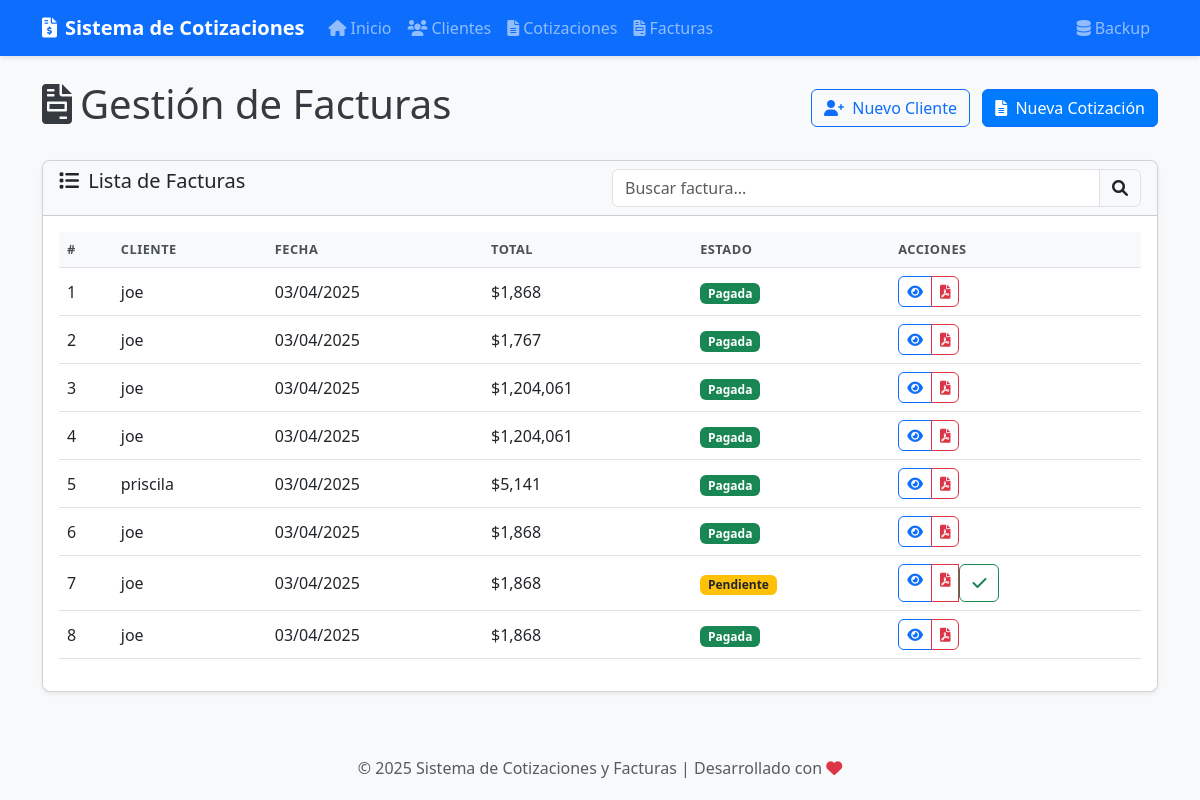
/facturas, run on an earlier commit of the app's database.
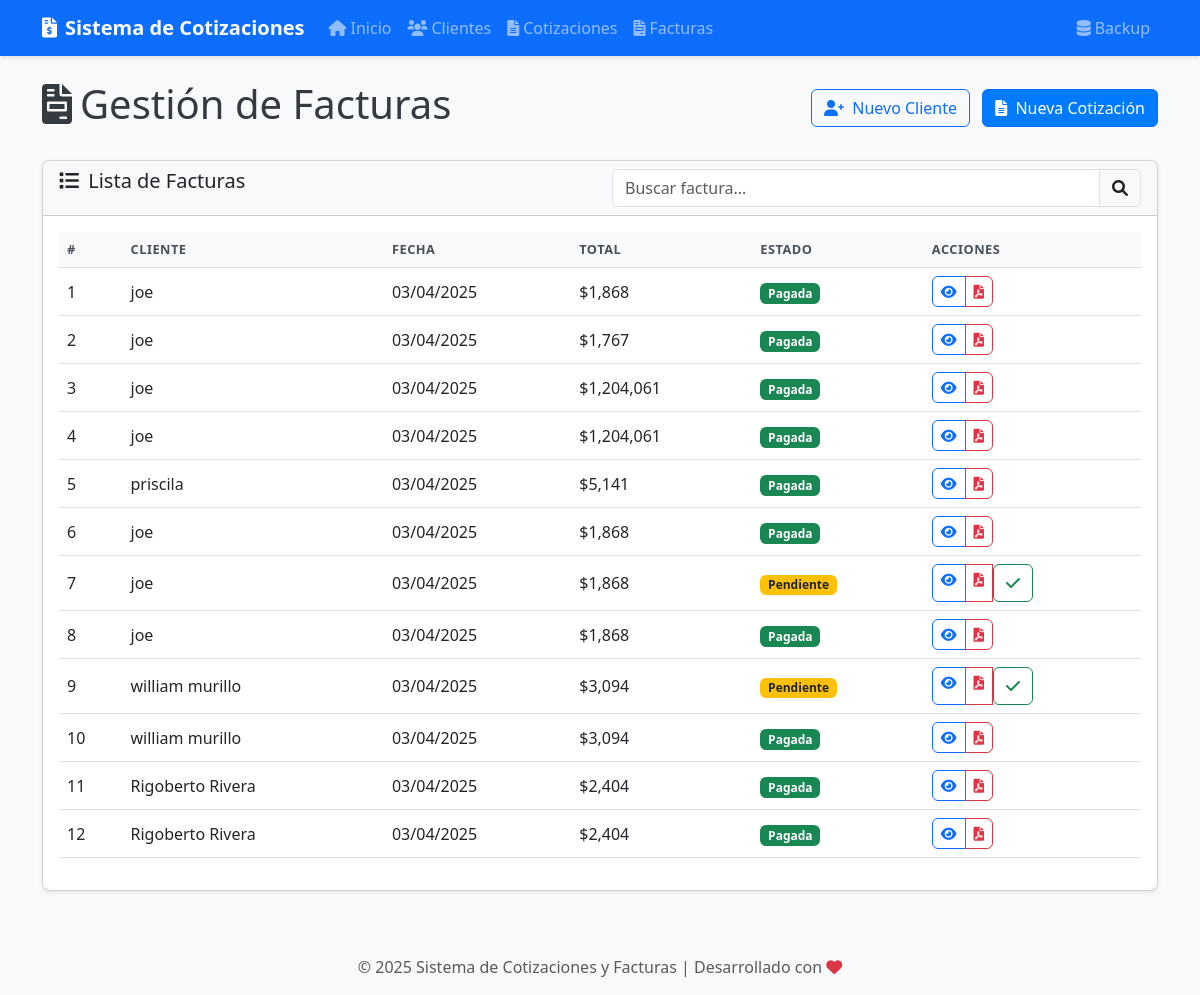
And on a later commit of the database.
### models.py (models this page shows, shortened)
class Factura(db.Model):
    id = db.Column(db.Integer, primary_key=True)
    cliente_id = db.Column(db.Integer, db.ForeignKey('cliente.id'), nullable=False)
    cotizacion_id = db.Column(db.Integer, db.ForeignKey('cotizacion.id'), nullable=True)
    fecha = db.Column(db.DateTime, default=datetime.now)
    fecha_vencimiento = db.Column(db.DateTime, nullable=True)
    descripcion = db.Column(db.Text, nullable=True)
    pagada = db.Column(db.Boolean, default=False)
    fecha_pago = db.Column(db.DateTime, nullable=True)
    items = db.relationship('ItemFactura', backref='factura', lazy=True, cascade="all, delete-orphan")
    @property
    def subtotal(self):
        return sum(item.subtotal for item in self.items)
    @property
    def iva(self):
        return self.subtotal * 0.19  # 19% IVA en Chile
    @property
    def total(self):
        return self.subtotal + self.iva

class Cliente(db.Model):
    id = db.Column(db.Integer, primary_key=True)
    nombre = db.Column(db.String(100), nullable=False)
    email = db.Column(db.String(100), nullable=True)
    telefono = db.Column(db.String(20), nullable=True)
    direccion = db.Column(db.String(200), nullable=True)
    rut = db.Column(db.String(20), nullable=True)
    fecha_creacion = db.Column(db.DateTime, default=datetime.now)
    cotizaciones = db.relationship('Cotizacion', backref='cliente', lazy=True)
    facturas = db.relationship('Factura', backref='cliente', lazy=True)

class ItemFactura(db.Model):
    id = db.Column(db.Integer, primary_key=True)
    factura_id = db.Column(db.Integer, db.ForeignKey('factura.id'), nullable=False)
    nombre = db.Column(db.String(100), nullable=False)
    descripcion = db.Column(db.Text, nullable=True)
    cantidad = db.Column(db.Integer, default=1)
    precio_unitario = db.Column(db.Float, nullable=False)
    @property
    def subtotal(self):
        return self.cantidad * self.precio_unitario

### app.py (the view)
@app.route('/facturas')
def listar_facturas():
    facturas = Factura.query.all()
    return render_template('facturas/listar.html', facturas=facturas)

### templates/facturas/listar.html (shortened to what the changed rows need)
{% extends 'base.html' %}
{% block content %}
<div class="d-flex justify-content-between align-items-center mb-4">
    <h1><i class="fas fa-file-invoice me-2"></i>Gestión de Facturas</h1>
</div>
<div class="card shadow-sm">
    <div class="card-body">
        {% if facturas %}
            <div class="table-responsive">
                <table class="table table-hover">
                    <thead>
                        <tr>
                            <th>#</th>
                            <th>Cliente</th>
                            <th>Fecha</th>
                            <th>Total</th>
                            <th>Estado</th>
                            <th>Acciones</th>
                        </tr>
                    </thead>
                    <tbody id="tabla-facturas">
                        {% for factura in facturas %}
                            <tr>
                                <td>{{ factura.id }}</td>
                                <td>{{ factura.cliente.nombre }}</td>
                                <td>{{ factura.fecha.strftime('%d/%m/%Y') }}</td>
                                <td>${{ "{:,.0f}".format(factura.total) }}</td>
                                <td>
                                    {% if factura.pagada %}
                                        <span class="badge bg-success">Pagada</span>
                                    {% else %}
                                        <span class="badge bg-warning text-dark">Pendiente</span>
                                    {% endif %}
                                </td>
                                <td>
                                    <div class="btn-group btn-group-sm">
                                        <a href="{{ url_for('ver_factura', id=factura.id) }}" class="btn btn-outline-primary" title="Ver detalle">
                                            <i class="fas fa-eye"></i>
                                        </a>
                                        <a href="{{ url_for('pdf_factura', id=factura.id) }}" class="btn btn-outline-danger" target="_blank" title="Ver PDF">
                                            <i class="fas fa-file-pdf"></i>
                                        </a>
                                        {% if not factura.pagada %}
                                        <form action="{{ url_for('marcar_factura_pagada', id=factura.id) }}" method="post" class="d-inline">
                                            <button type="submit" class="btn btn-outline-success" title="Marcar como pagada">
                                                <i class="fas fa-check"></i>
                                            </button>
                                        </form>
                                        {% endif %}
                                    </div>
                                </td>
                            </tr>
                        {% endfor %}
                    </tbody>
                </table>
            </div>
        {% else %}
            <div class="alert alert-info">
                <i class="fas fa-info-circle me-1"></i> No hay facturas registradas. Puedes crear una convirtiendo una cotización existente.
            </div>
        {% endif %}
    </div>
</div>
{% endblock %}

What changed in the data, as far as the page shows it:
added Factura: id "9", cliente.nombre "william murillo", fecha "03/04/2025", pagada "Pendiente"
added ItemFactura: total "3,094"
added Factura: id "10", cliente.nombre "william murillo", fecha "03/04/2025", pagada "Pagada"
added ItemFactura: total "3,094"
added Factura: id "11", cliente.nombre "Rigoberto Rivera", fecha "03/04/2025", pagada "Pagada"
added ItemFactura: total "2,404"
added Factura: id "12", cliente.nombre "Rigoberto Rivera", fecha "03/04/2025", pagada "Pagada"
added ItemFactura: total "2,404"
